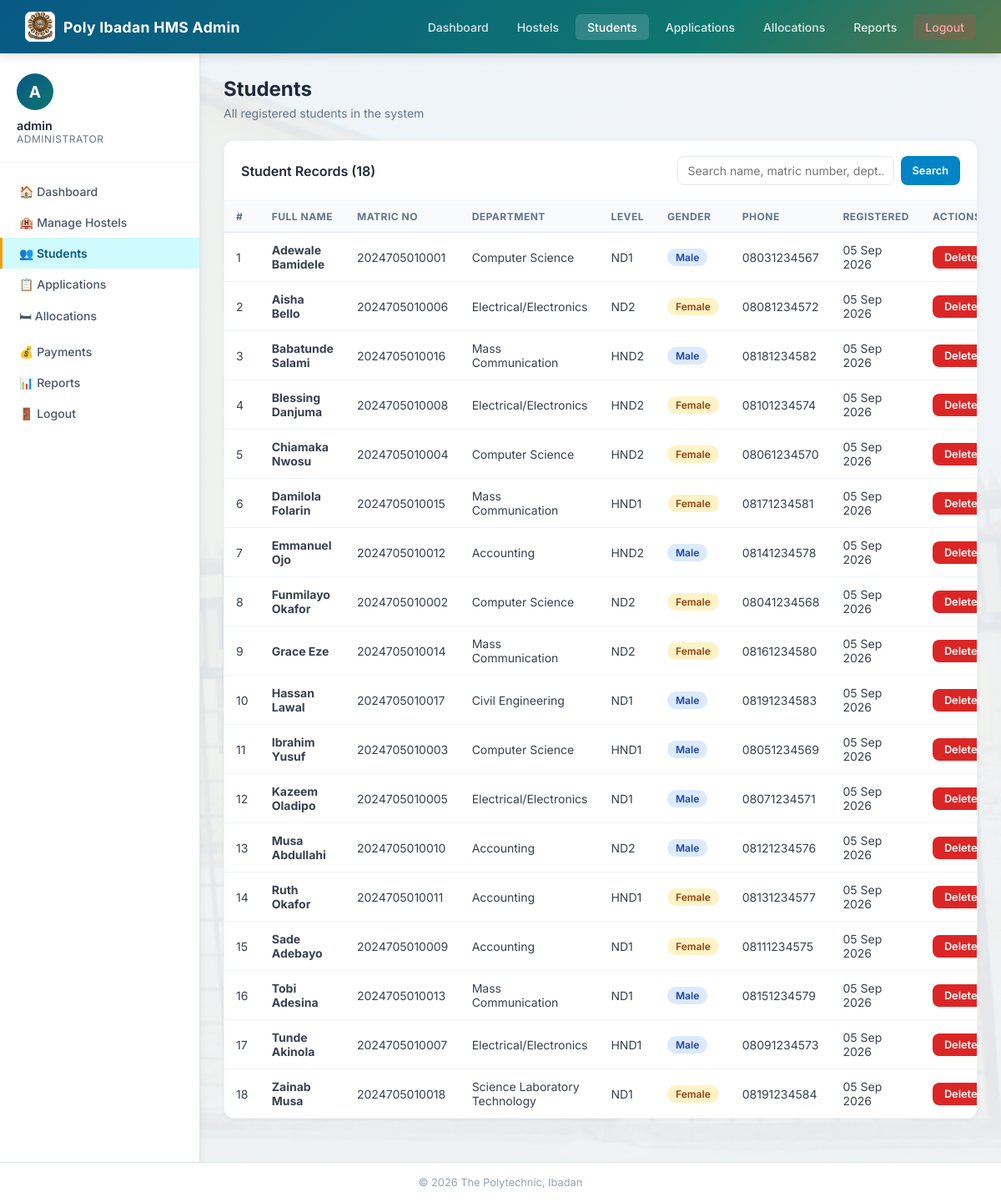
The app's page /admin/students.php (signed in) with its own data.
### tables this page shows
CREATE TABLE students (
    student_id INT AUTO_INCREMENT PRIMARY KEY,
    matric_no VARCHAR(13) NOT NULL UNIQUE,
    full_name VARCHAR(200) NOT NULL,
    department VARCHAR(150) NOT NULL,
    level VARCHAR(20) NOT NULL,
    gender VARCHAR(10) NOT NULL,
    phone VARCHAR(20),
    email VARCHAR(150),
    password VARCHAR(255) NOT NULL,
    created_at DATETIME DEFAULT CURRENT_TIMESTAMP
);

### admin/students.php (the view, shortened to what this page needs)
<?php
require_once '../includes/db.php';
$search = trim($_GET['search'] ?? '');
if ($search) {
    $stmt = $pdo->prepare("SELECT * FROM students WHERE full_name LIKE ? OR matric_no LIKE ? OR department LIKE ? ORDER BY full_name");
    $stmt->execute(["%$search%", "%$search%", "%$search%"]);
} else {
    $stmt = $pdo->query("SELECT * FROM students ORDER BY full_name");
}
$students = $stmt->fetchAll();
?>
<!DOCTYPE html>
<html lang="en">
<head>
<link rel="stylesheet" href="../css/style.css?v=6">
</head>
<body>
<nav class="navbar">
    <div class="brand"><img src="../assets/POLYLOGO.jpg" alt="The Polytechnic, Ibadan logo"> Poly Ibadan HMS Admin</div>
    <ul class="nav-links">
        <li><a href="dashboard.php">Dashboard</a></li>
        <li><a href="hostels.php">Hostels</a></li>
        <li><a href="students.php" class="active">Students</a></li>
        <li><a href="applications.php">Applications</a></li>
        <li><a href="allocations.php">Allocations</a></li>
        <li><a href="reports.php">Reports</a></li>
        <li><a href="logout.php" class="logout">Logout</a></li>
    </ul>
</nav>
<div class="wrapper">
<aside class="sidebar">
    <div class="user-info">
        <div class="avatar">A</div>
        <div class="name"><?= htmlspecialchars($_SESSION['admin_name']) ?></div>
        <div class="role">Administrator</div>
    </div>
    <nav class="sidebar-nav">
        <a href="dashboard.php">🏠 Dashboard</a>
        <a href="hostels.php">🏨 Manage Hostels</a>
        <a href="students.php" class="active">👥 Students</a>
        <a href="applications.php">📋 Applications</a>
        <a href="allocations.php">🛏 Allocations</a>
        <a href="payments.php">💰 Payments</a>
        <a href="reports.php">📊 Reports</a>
        <a href="logout.php">🚪 Logout</a>
    </nav>
</aside>
<main class="main">
    <div class="page-title">Students</div>
    <div class="page-subtitle">All registered students in the system</div>
    <div class="card">
        <div class="card-header">
            <h3>Student Records (<?= count($students) ?>)</h3>
            <form method="GET" style="display:flex;gap:8px;">
                <input type="text" name="search" value="<?= htmlspecialchars($search) ?>" placeholder="Search name, matric number, dept..." style="padding:8px 12px;border:1.5px solid #e2e8f0;border-radius:8px;font-family:Inter,sans-serif;font-size:0.875rem;width:260px;">
                <button type="submit" class="btn btn-info btn-sm">Search</button>
            </form>
        </div>
        <div class="table-wrap">
            <?php if (empty($students)): ?>
                <div class="empty-state"><span class="empty-icon">👥</span><p>No students found.</p></div>
            <?php else: ?>
            <table>
                <thead><tr><th>#</th><th>Full Name</th><th>Matric No</th><th>Department</th><th>Level</th><th>Gender</th><th>Phone</th><th>Registered</th><th>Actions</th></tr></thead>
                <tbody>
                <?php foreach ($students as $i => $s): ?>
                <tr>
                    <td><?= $i+1 ?></td>
                    <td><strong><?= htmlspecialchars($s['full_name']) ?></strong></td>
                    <td><?= htmlspecialchars($s['matric_no']) ?></td>
                    <td><?= htmlspecialchars($s['department']) ?></td>
                    <td><?= htmlspecialchars($s['level']) ?></td>
                    <td><span class="badge <?= $s['gender']==='Male' ? 'badge-info' : 'badge-warning' ?>"><?= $s['gender'] ?></span></td>
                    <td><?= htmlspecialchars($s['phone']) ?></td>
                    <td><?= date('d M Y', strtotime($s['created_at'])) ?></td>
                    <td>
                        <a href="?delete=<?= $s['student_id'] ?>" class="btn btn-danger btn-sm" onclick="return confirm('Delete this student?')">Delete</a>
                    </td>
                </tr>
                <?php endforeach; ?>
                </tbody>
            </table>
            <?php endif; ?>
        </div>
    </div>
</main>
</div>
<div class="footer">&copy; <?= date('Y') ?> The Polytechnic, Ibadan</div>
</body>
</html>

### css/style.css (style rules this page uses)
* { margin: 0; padding: 0; box-sizing: border-box; }
body { font-family: 'Inter', sans-serif; background-image: linear-gradient(rgba(240,244,248,0.93), rgba(240,244,248,0.93)), url('../assets/olorihostel.jpg'); background-position: center; background-size: cover; background-attachment: fixed; color: #1e293b; min-height: 100vh; }
.navbar { background: linear-gradient(135deg, #075985 0%, #0f766e 70%, #b7791f 140%); color: white; padding: 0 30px; display: flex; align-items: center; justify-content: space-between; height: 64px; box-shadow: 0 2px 12px rgba(0,0,0,0.15); position: sticky; top: 0; z-index: 1000; }
.navbar .brand { font-size: 1.1rem; font-weight: 700; letter-spacing: 0.3px; display: flex; align-items: center; gap: 10px; }
.navbar .brand > img { display: block !important; width: 36px !important; min-width: 36px !important; max-width: 36px !important; height: 36px !important; min-height: 36px !important; max-height: 36px !important; object-fit: contain; flex: 0 0 36px !important; background: white; border-radius: 7px; }
.navbar .nav-links { display: flex; gap: 6px; align-items: center; list-style: none; }
.navbar .nav-links a { color: rgba(255,255,255,0.85); text-decoration: none; padding: 7px 14px; border-radius: 6px; font-size: 0.875rem; font-weight: 500; transition: all 0.2s; }
.navbar .nav-links a:hover, .navbar .nav-links a.active { background: rgba(255,255,255,0.15); color: white; }
.navbar .nav-links a.logout { background: rgba(239,68,68,0.2); color: #fca5a5; }
.btn { display: inline-flex; align-items: center; justify-content: center; gap: 7px; padding: 11px 22px; border-radius: 8px; font-size: 0.875rem; font-weight: 600; font-family: 'Inter', sans-serif; cursor: pointer; border: none; transition: all 0.2s; text-decoration: none; }
.btn-danger { background: #dc2626; color: white; }
.btn-info { background: #0284c7; color: white; }
.btn-sm { padding: 6px 14px; font-size: 0.8rem; }
.wrapper { display: flex; min-height: calc(100vh - 64px); }
.sidebar { width: 240px; background: white; border-right: 1px solid #e2e8f0; padding: 24px 0; flex-shrink: 0; box-shadow: 2px 0 8px rgba(0,0,0,0.04); }
.sidebar .user-info { padding: 0 20px 20px; border-bottom: 1px solid #f1f5f9; margin-bottom: 16px; }
.sidebar .user-info .avatar { width: 44px; height: 44px; background: linear-gradient(135deg, #075985 0%, #0f766e 100%); border-radius: 50%; display: flex; align-items: center; justify-content: center; color: white; font-size: 1.2rem; font-weight: 700; margin-bottom: 10px; }
.sidebar .user-info .name { font-size: 0.9rem; font-weight: 600; color: #1e293b; }
.sidebar .user-info .role { font-size: 0.75rem; color: #64748b; text-transform: uppercase; letter-spacing: 0.5px; }
.sidebar-nav a { display: flex; align-items: center; gap: 10px; padding: 10px 20px; color: #475569; text-decoration: none; font-size: 0.875rem; font-weight: 500; transition: all 0.2s; border-left: 3px solid transparent; }
.sidebar-nav a.active { background: #cffafe; color: #075985; border-left-color: #f59e0b; font-weight: 600; }
.main { flex: 1; padding: 28px; overflow-x: hidden; }
.page-title { font-size: 1.5rem; font-weight: 700; color: #1e293b; margin-bottom: 6px; }
.page-subtitle { font-size: 0.875rem; color: #64748b; margin-bottom: 24px; }
.card { background: white; border-radius: 12px; box-shadow: 0 1px 4px rgba(0,0,0,0.06); border: 1px solid #f1f5f9; overflow: hidden; margin-bottom: 24px; }
.card-header { padding: 18px 20px; border-bottom: 1px solid #f1f5f9; display: flex; align-items: center; justify-content: space-between; }
.card-header h3 { font-size: 1rem; font-weight: 600; color: #1e293b; }
.table-wrap { overflow-x: auto; }
table { width: 100%; border-collapse: collapse; font-size: 0.875rem; }
thead th { background: #f8fafc; padding: 11px 14px; text-align: left; font-size: 0.75rem; font-weight: 700; color: #64748b; text-transform: uppercase; letter-spacing: 0.5px; border-bottom: 1px solid #e2e8f0; }
tbody td { padding: 12px 14px; border-bottom: 1px solid #f1f5f9; color: #374151; vertical-align: middle; }
tbody tr:last-child td { border-bottom: none; }
.badge { display: inline-block; padding: 3px 10px; border-radius: 20px; font-size: 0.75rem; font-weight: 600; }
.badge-warning { background: #fef3c7; color: #92400e; }
.badge-info { background: #dbeafe; color: #1e40af; }
.footer { background: white; border-top: 1px solid #e2e8f0; padding: 16px 28px; text-align: center; font-size: 0.8rem; color: #94a3b8; }

### records on screen
students: full_name "Adewale Bamidele", matric_no "2024705010001", department "Computer Science", level "ND1", gender "Male", phone "08031234567", created_at "05 Sep 2026"
students: full_name "Aisha Bello", matric_no "2024705010006", department "Electrical/Electronics", level "ND2", gender "Female", phone "08081234572", created_at "05 Sep 2026"
students: full_name "Babatunde Salami", matric_no "2024705010016", department "Mass Communication", level "HND2", gender "Male", phone "08181234582", created_at "05 Sep 2026"
students: full_name "Blessing Danjuma", matric_no "2024705010008", department "Electrical/Electronics", level "HND2", gender "Female", phone "08101234574", created_at "05 Sep 2026"
students: full_name "Chiamaka Nwosu", matric_no "2024705010004", department "Computer Science", level "HND2", gender "Female", phone "08061234570", created_at "05 Sep 2026"
students: full_name "Damilola Folarin", matric_no "2024705010015", department "Mass Communication", level "HND1", gender "Female", phone "08171234581", created_at "05 Sep 2026"
students: full_name "Emmanuel Ojo", matric_no "2024705010012", department "Accounting", level "HND2", gender "Male", phone "08141234578", created_at "05 Sep 2026"
students: full_name "Funmilayo Okafor", matric_no "2024705010002", department "Computer Science", level "ND2", gender "Female", phone "08041234568", created_at "05 Sep 2026"
students: full_name "Grace Eze", matric_no "2024705010014", department "Mass Communication", level "ND2", gender "Female", phone "08161234580", created_at "05 Sep 2026"
students: full_name "Hassan Lawal", matric_no "2024705010017", department "Civil Engineering", level "ND1", gender "Male", phone "08191234583", created_at "05 Sep 2026"
students: full_name "Ibrahim Yusuf", matric_no "2024705010003", department "Computer Science", level "HND1", gender "Male", phone "08051234569", created_at "05 Sep 2026"
students: full_name "Kazeem Oladipo", matric_no "2024705010005", department "Electrical/Electronics", level "ND1", gender "Male", phone "08071234571", created_at "05 Sep 2026"
students: full_name "Musa Abdullahi", matric_no "2024705010010", department "Accounting", level "ND2", gender "Male", phone "08121234576", created_at "05 Sep 2026"
students: full_name "Ruth Okafor", matric_no "2024705010011", department "Accounting", level "HND1", gender "Female", phone "08131234577", created_at "05 Sep 2026"
students: full_name "Sade Adebayo", matric_no "2024705010009", department "Accounting", level "ND1", gender "Female", phone "08111234575", created_at "05 Sep 2026"
students: full_name "Tobi Adesina", matric_no "2024705010013", department "Mass Communication", level "ND1", gender "Male", phone "08151234579", created_at "05 Sep 2026"
students: full_name "Tunde Akinola", matric_no "2024705010007", department "Electrical/Electronics", level "HND1", gender "Male", phone "08091234573", created_at "05 Sep 2026"
students: full_name "Zainab Musa", matric_no "2024705010018", department "Science Laboratory Technology", level "ND1", gender "Female", phone "08191234584", created_at "05 Sep 2026"

### other values on screen
$_SESSION['admin_name'] "admin"
count($students) "18"
